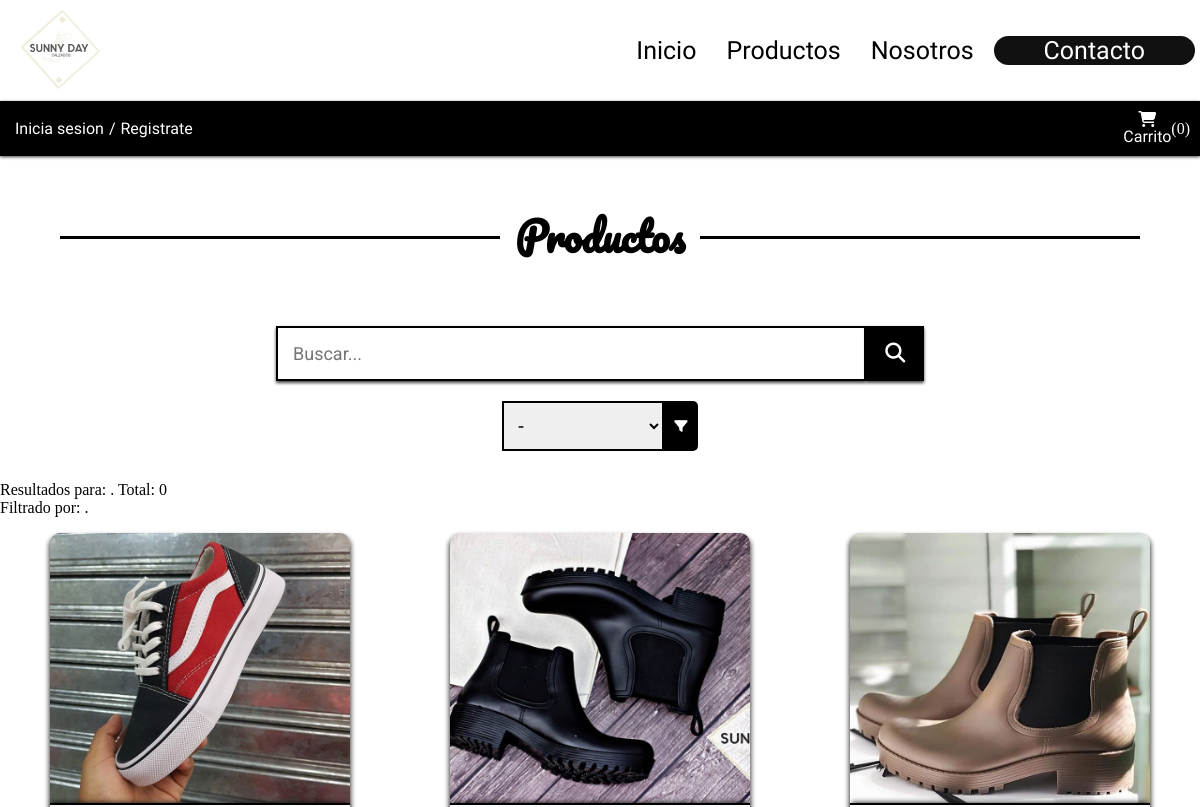
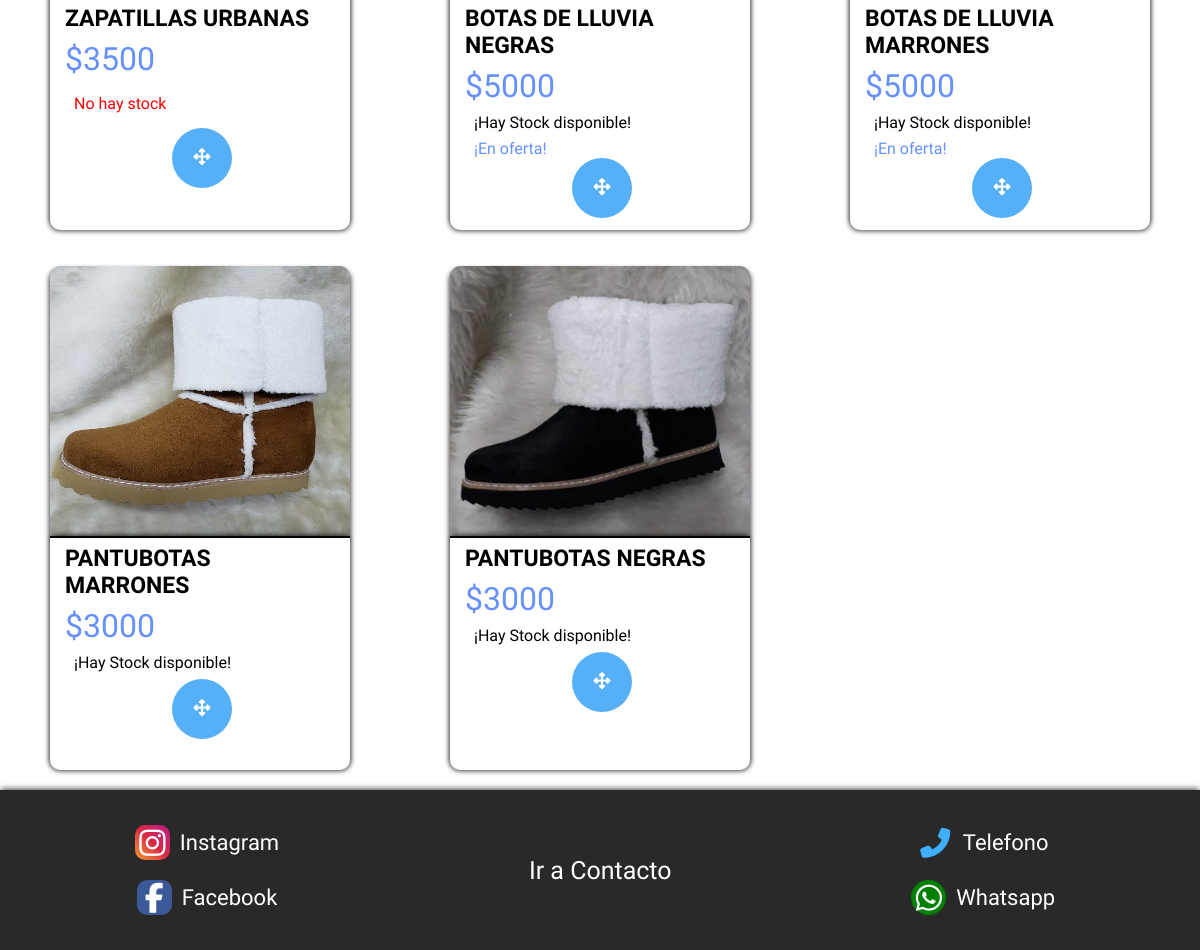
The page /productos.php on the database its author committed (2 pictures, top to bottom).
### tables this page shows
CREATE TABLE `productos` (
  `id_producto` int(255) NOT NULL,
  `foto_producto` varchar(255) NOT NULL,
  `nombre_producto` varchar(255) NOT NULL,
  `descripcion_producto` varchar(255) NOT NULL,
  `precio_producto` int(255) NOT NULL,
  `stock_producto` int(255) NOT NULL,
  `oferta_producto` tinyint(1) NOT NULL,
  `talles_producto` int(255) NOT NULL
);

### productos.php (the view, shortened to what this page needs)
<?php
include 'actions/conexion.php';
$buscar = $_POST['palabra'];
$filtro = $_POST['select'];
$consultar = $pdo->prepare("SELECT * FROM productos WHERE nombre_producto LIKE '%$buscar%'");
$consultar->execute();
$listaFiltro = $consultar->fetchAll(PDO::FETCH_ASSOC);
?>
<!DOCTYPE html>
<html lang="en">
<head>
    <link rel="stylesheet" href="css/header.css">
    <link rel="stylesheet" href="css/usuario.css">
    <link rel="stylesheet" href="css/productos.css">
    <link rel="stylesheet" href="css/footer.css">
</head>
<body>
    <header>
        <?php include 'componentes/header.php'; ?>
    </header>
    <?php include 'componentes/usuario.php'; ?>
    <article>
        <section>
            <h1><span>Productos</span></h1>
            <form method="POST" class="formulario_buscador" role="search" action="productos.php">
                <div class="btn-group">
                    <input type="search" name="palabra" class="search_input" placeholder="Buscar..." value="<?php echo $buscar; ?>">
                    <button type="submit" name="buscador" class="button" data-toggle="searchbar">
                        <i class="fa fa-search"></i>
                    </button>
                </div>
                <div class="btn-group">
                    <select name="select" class="select_input" id="select">
                        <option value="-">-</option>
                    </select>
                    <button type="submit" name="filtro" class="button_input"><i class="fas fa-filter"></i></button>
                </div>
            </form>
            <?php
            if ($buscar == null || $filtro == null) {
                echo '<div class="d-flex flex-row justify-content-around">
                <p>Resultados para: <b>' . $buscar . '</b>. Total: ' . $cantidad . '</p>
                <p>Filtrado por: <b>' . $filtro . '</b>.</p>
                </div>';
            } else {
                echo '<div class="d-flex flex-row justify-content-around">
                <p>Resultados para: <b>' . $buscar . '</b>. Total: ' . $cantidad . '</p>
                <p>Filtrado por: <b>' . $filtro . '</b>.</p>
                </div>';
            }
            ?>
        </section>
        <section class="productos">
            <?php foreach ($listaFiltro as $filtro) { ?>
                <div class="item" id="<?php echo $filtro['id_producto']; ?>">
                    <div class="imagen">
                        <img src="imagenes/<?php echo $filtro['foto_producto'] ?>" class="img" alt="">
                    </div>
                    <div class="informacion">
                        <div class="head-card">
                            <div class="h-cinco">
                                <h5><?php echo $filtro['nombre_producto']; ?></h5>
                            </div>
                            <div class="p-cinco">
                                <p>$<?php echo $filtro['precio_producto']; ?></p>
                            </div>
                        </div>
                        <?php if ($filtro['stock_producto'] != 0) : ?>
                            <p class="stock">¡Hay Stock disponible!</p>
                            <?php if ($filtro['oferta_producto'] == 1) : ?>
                                <p class="oferta">¡En oferta!</p>
                            <?php else : ?>
                            <?php endif; ?>
                            <div class="buttons">
                                <form method="POST" action="publicacion.php">
                                    <button type="submit" class=" btn button-card view"><i class="fas fa-arrows-alt"></i></button>
                                </form>
                            </div>
                        <?php else : ?>
                            <p class="no-stock">No hay stock</p>
                            <div class="buttons">
                                <form method="POST" action="publicacion.php">
                                    <button type="submit" class=" button-card view"><i class="fas fa-arrows-alt"></i></button>
                                </form>
                            </div>
                        <?php endif; ?>
                    </div>
                </div>
            <?php } ?>
        </section>
    </article>
    <footer>
        <?php include 'componentes/footer.php'; ?>
    </footer>
</body>
</html>

### componentes/header.php (shortened to what this page needs)
<img src="imagenes/logo.png" height="120" alt="">
<nav class="navbar">
    <a href="index.php" class="nav-item">Inicio</a>
    <a href="productos.php" class="nav-item">Productos</a>
    <a href="nosotros.php" class="nav-item">Nosotros</a>
    <a href="contacto.php" class="nav-item">Contacto</a>
</nav>

### componentes/usuario.php (shortened to what this page needs)
<?php
$cantidad = 0;
?>
<div class="usuario">
    <div class="user">
        <?php if (!isset($_SESSION['email'])) : ?>
            <a href="./login.php">Inicia sesion </a>
            <p> / </p><a href="./registro.php"> Registrate </a>
        <?php else : ?>
            <?php echo '<p>' . $_SESSION['email'] . '</p>'; ?><a href="actions/logout.php"> Salir</a>
        <?php endif; ?>
    </div>
    <div class="cart">
        <div class="icon">
            <i class="fas fa-shopping-cart"></i>
            <a href="carrito.php">Carrito</a>
        </div>
        <p>(<?php echo $cantidad; ?>)</p>
    </div>
</div>

### componentes/footer.php
<div class="datos">
    <div class="redes">
        <div class="instagram">
            <i class="fab fa-instagram"></i>
        </div>
        <a href="https://www.instagram.com/sunnyday.calzados/" target="_blank">Instagram</a>
    </div>
    <div class="redes">
        <div class="facebook">
            <i class="fab fa-facebook-f"></i>
        </div>
        <a href="https://www.facebook.com/" target="_blank">Facebook</a>
    </div>
</div>
<div class="datos">
    <a href="contacto.php">Ir a Contacto</a>
</div>
<div class="datos">
    <div class="redes">
        <div class="telefono">
            <i class="fas fa-phone-alt"></i>
        </div>
        <a href="tel:1123892614" target="_blank">Telefono</a>
    </div>
    <div class="redes">
        <div class="whatsapp">
            <i class="fab fa-whatsapp"></i>
        </div>
        <a href="https://api.whatsapp.com/send?phone=541123892614" target="_blank">Whatsapp</a>
    </div>
</div>

### css/header.css (style rules this page uses)
* { margin: 0; padding: 0; box-sizing: border-box; }
header { background-color: rgba(255, 255, 255, 0.9); height: 101px; display: flex; flex-direction: row; align-items: center; justify-content: space-between; }
header img { padding: 15px; }
header .navbar { height: 100px; display: flex; flex-direction: row; justify-content: flex-end; align-items: center; }
header .navbar a { color: black; text-decoration: none; font-size: 25px; font-family: 'Open Sans Condensed', sans-serif; padding: 25px 10px; margin: 0 5px; }
header .navbar a:nth-child(4) { background-color: #111111; color: white; border-radius: 25px; transition: 0.3s all; padding: 0 50px; }

### css/usuario.css (style rules this page uses)
.usuario { display: flex; flex-direction: row; justify-content: space-between; align-items: center; padding: 10px; background-color: black; box-shadow: 0px 1px 3px 0px rgba(0, 0, 0, 0.75); }
.usuario .user { display: flex; flex-direction: row; justify-content: center; align-items: center; }
.usuario .user a { color: white; margin: 0 5px; font-family: 'Open Sans Condensed', sans-serif; text-decoration: none; }
.usuario .user p { color: white; font-family: 'Open Sans Condensed', sans-serif; }
.usuario .cart { display: flex; flex-direction: row; justify-content: center; align-items: center; }
.usuario .cart .icon { display: flex; flex-direction: column; align-items: center; }
.cart p { color: white; }
.cart .icon a { color: white; text-decoration: none; font-family: 'Open Sans Condensed', sans-serif; }
.cart .icon i { color: white; text-decoration: none; }

### css/productos.css (style rules this page uses)
* { margin: 0; padding: 0; box-sizing: border-box; }
h1 { text-align: center; position: relative; margin: 45px 0px; font-family: 'Pacifico', cursive; }
h1 span { background-color: white; z-index: 1; position: relative; padding: 15px; font-size: 40px; }
h1::after { content: ''; width: 90vw; height: 3px; position: absolute; top: 50%; left: 5vw; display: flex; flex-direction: column; justify-content: center; align-items: center; background-color: black; z-index: 0; }
.productos { display: grid; grid-template-columns: auto auto auto; }
.formulario_buscador { display: flex; flex-direction: column; justify-content: center; width: 60%; margin: 20px auto; }
.btn-group { display: flex; flex-direction: row; justify-content: center; width: auto; margin: 10px 0; }
.search_input { flex-basis: 82%; width: 80%; outline: none; padding: 15px; box-shadow: 0px 2px 3px 0px rgba(0, 0, 0, 0.75); border: 2px solid black; font-family: 'Roboto', sans-serif; font-size: 18px; }
.select_input { border: 2px solid black; font-family: 'Roboto', sans-serif; padding: 10px; font-size: 20px; }
.button_input { padding: 10px; background-color: black; color: white; border: none; border-radius: 5px; border-top-left-radius: 0px; border-bottom-left-radius: 0px; }
.button { background-color: black; border: none; padding: 5px 15px; color: white; flex-basis: 8%; box-shadow: 0px 2px 3px 0px rgba(0, 0, 0, 0.75); transition: all 0.2s; font-size: 20px; }
.productos .item { background-color: white; box-shadow: 0px 0px 5px 1px rgba(0, 0, 0, 0.75); margin: 20px auto; border-radius: 10px; display: flex; flex-direction: column; width: 300px; height: 500px; }
.productos .item .imagen { margin: -4px 0; }
.productos .item .imagen .img { width: 300px; height: 270px; border-top-right-radius: 10px; border-top-left-radius: 10px; }
.productos .item .informacion>p { font-family: 'Barlow Condensed', sans-serif; margin-left: 1.5em; }
.informacion>.stock { margin: 7px 0; }
.informacion>.no-stock { color: red; margin: 15px 0; }
.informacion>.oferta { color: #6691FC; }
.informacion { box-shadow: 0px -3px 5px -2px rgba(0, 0, 0, 0.75); border-top: 2px solid black; height: 230px; }
.informacion .head-card { display: flex; flex-direction: column; width: 100%; }
.head-card .h-cinco h5, .head-card .p-cinco p { margin: 7px 15px; }
.head-card .h-cinco h5 { font-size: 23px; font-family: 'Open Sans Condensed', sans-serif; }
.head-card .p-cinco p { font-family: 'Open Sans Condensed', sans-serif; font-size: 32px; color: #6691FC; margin: 1px 15px; }
.buttons { display: flex; flex-direction: row; justify-content: space-around; align-items: center; margin-bottom: 30px; }
.buttons .button-card { transition: all 0.2s; height: 60px; width: 60px; color: white; border: none; border-radius: 40px; outline: none; }
.buttons .view { background-color: #55B0F8; font-size: 17px; outline: none; }

### rows shown on the page
productos: foto_producto (picture), nombre_producto "ZAPATILLAS URBANAS", precio_producto "3500"
productos: foto_producto (picture), nombre_producto "BOTAS DE LLUVIA NEGRAS", precio_producto "5000", oferta_producto "¡En oferta!"
productos: foto_producto (picture), nombre_producto "BOTAS DE LLUVIA MARRONES", precio_producto "5000", oferta_producto "¡En oferta!"
productos: foto_producto (picture), nombre_producto "PANTUBOTAS MARRONES", precio_producto "3000"
productos: foto_producto (picture), nombre_producto "PANTUBOTAS NEGRAS", precio_producto "3000"

### other values the page prints
$cantidad "0"
